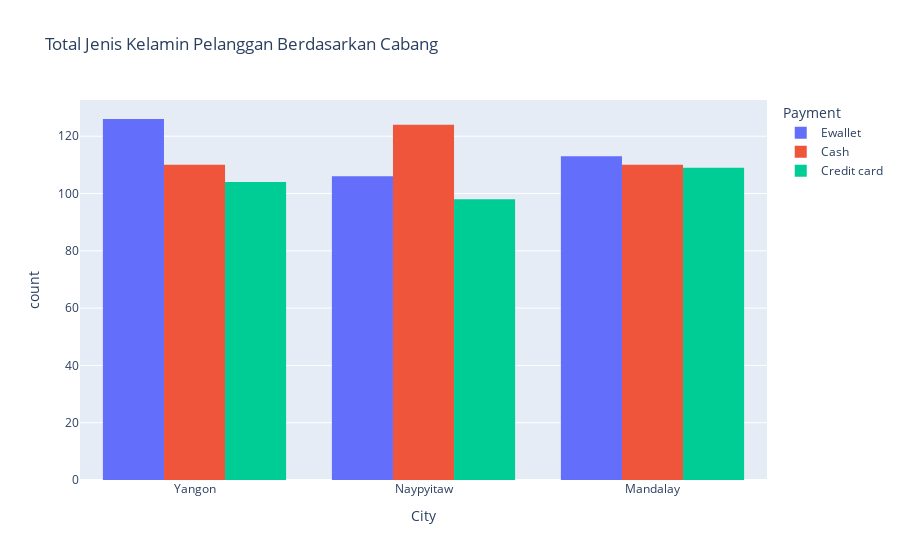

The notebook cell saved with this chart:
### Code cell
#Menentukan kota yang akan di bandingkan
fig = px.histogram(df,x= 'City',color='Payment',barmode='group',
                   title='Total Jenis Kelamin Pelanggan Berdasarkan Cabang')
fig

### Figure 1 — Plotly figure (JSON) as saved in the notebook; plotly's stock layout.template omitted (floating-point values rounded to 4 significant figures; data arrays with more than 128 entries replaced by an {"elided": "..."} marker saying what was removed)
{"data": [{"alignmentgroup": "True", "bingroup": "x", "hovertemplate": "Payment=Ewallet<br>City=%{x}<br>count=%{y}<extra></extra>", "legendgroup": "Ewallet", "marker": {"color": "#636efa", "pattern": {"shape": ""}}, "name": "Ewallet", "offsetgroup": "Ewallet", "orientation": "v", "showlegend": true, "type": "histogram", "x": {"elided": "345 str values"}, "xaxis": "x", "yaxis": "y"}, {"alignmentgroup": "True", "bingroup": "x", "hovertemplate": "Payment=Cash<br>City=%{x}<br>count=%{y}<extra></extra>", "legendgroup": "Cash", "marker": {"color": "#EF553B", "pattern": {"shape": ""}}, "name": "Cash", "offsetgroup": "Cash", "orientation": "v", "showlegend": true, "type": "histogram", "x": {"elided": "344 str values"}, "xaxis": "x", "yaxis": "y"}, {"alignmentgroup": "True", "bingroup": "x", "hovertemplate": "Payment=Credit card<br>City=%{x}<br>count=%{y}<extra></extra>", "legendgroup": "Credit card", "marker": {"color": "#00cc96", "pattern": {"shape": ""}}, "name": "Credit card", "offsetgroup": "Credit card", "orientation": "v", "showlegend": true, "type": "histogram", "x": {"elided": "311 str values"}, "xaxis": "x", "yaxis": "y"}], "layout": {"barmode": "group", "legend": {"title": {"text": "Payment"}, "tracegroupgap": 0}, "title": {"text": "Total Jenis Kelamin Pelanggan Berdasarkan Cabang"}, "xaxis": {"anchor": "y", "domain": [0, 1], "title": {"text": "City"}}, "yaxis": {"anchor": "x", "domain": [0, 1], "title": {"text": "count"}}}}
